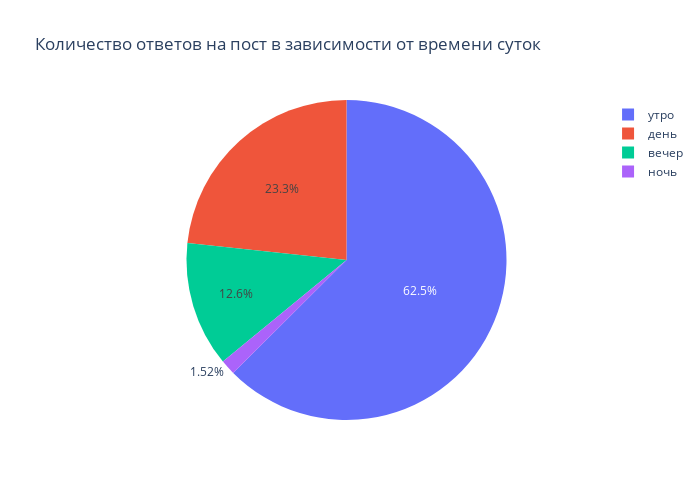

Source (notebook cell):
### Markdown cell above
Утром ответов значительно больше - из общего числа в 2300 сообщений, на утро приходится 1440, а вот на ночное время лишь 35.

### Code cell
part_of_the_day= cnt_replies_ts_part_of_the_day['ts_part_of_the_day']
total = cnt_replies_ts_part_of_the_day['latest_reply']

fig = go.Figure(data=[go.Pie(labels=part_of_the_day, values=total)])
fig.update_layout(title='Количество ответов на пост в зависимости от времени суток',
                  width=700,
                  height=500,
                  annotations=[dict(x=1.12,
                                    y=1.05,
                                    text='',
                                    showarrow=False)])
fig.show()

### Figure 1 — Plotly figure (JSON) as saved in the notebook; plotly's stock layout.template omitted (floating-point values rounded to 4 significant figures)
{"data": [{"labels": ["утро", "день", "вечер", "ночь"], "type": "pie", "values": [1440, 537, 291, 35]}], "layout": {"annotations": [{"showarrow": false, "text": "", "x": 1.12, "y": 1.05}], "height": 500, "title": {"text": "Количество ответов на пост в зависимости от времени суток"}, "width": 700}}
